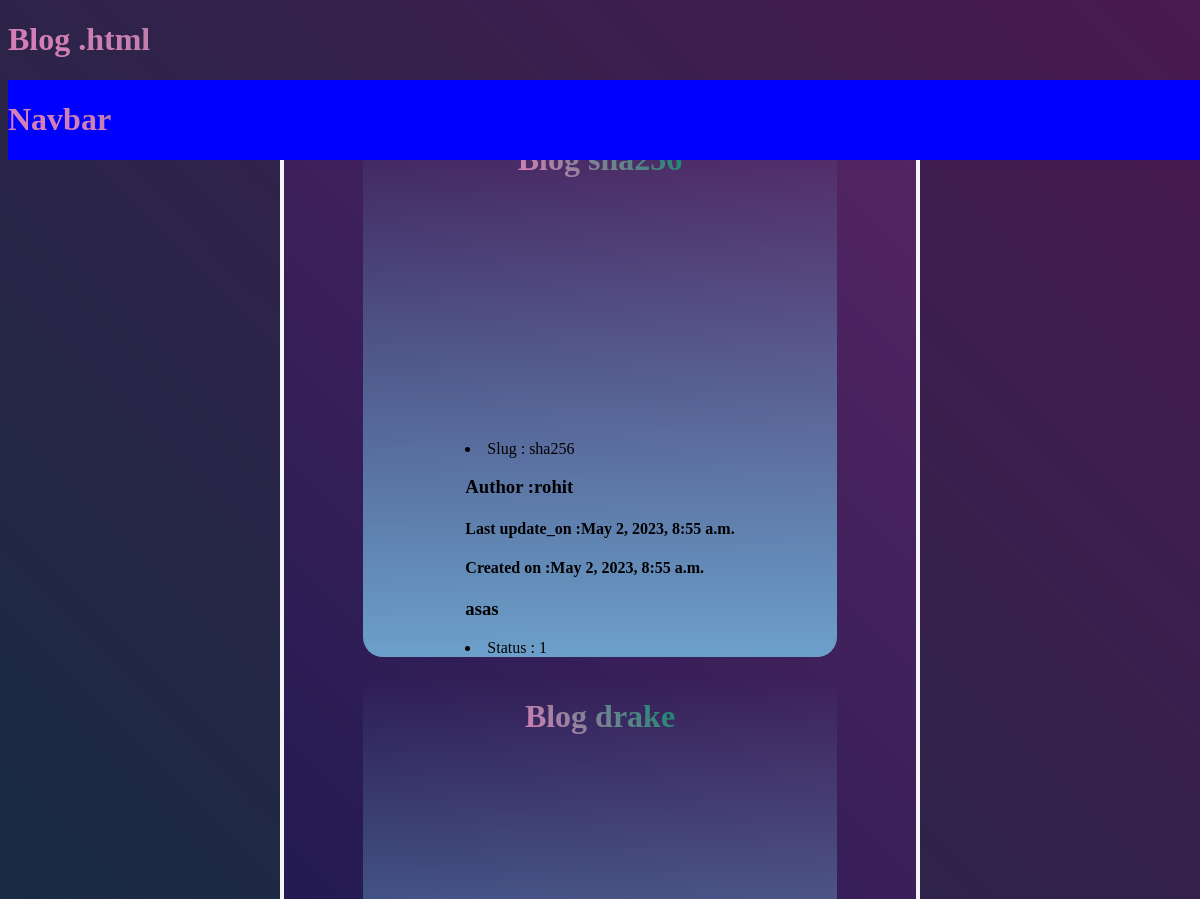
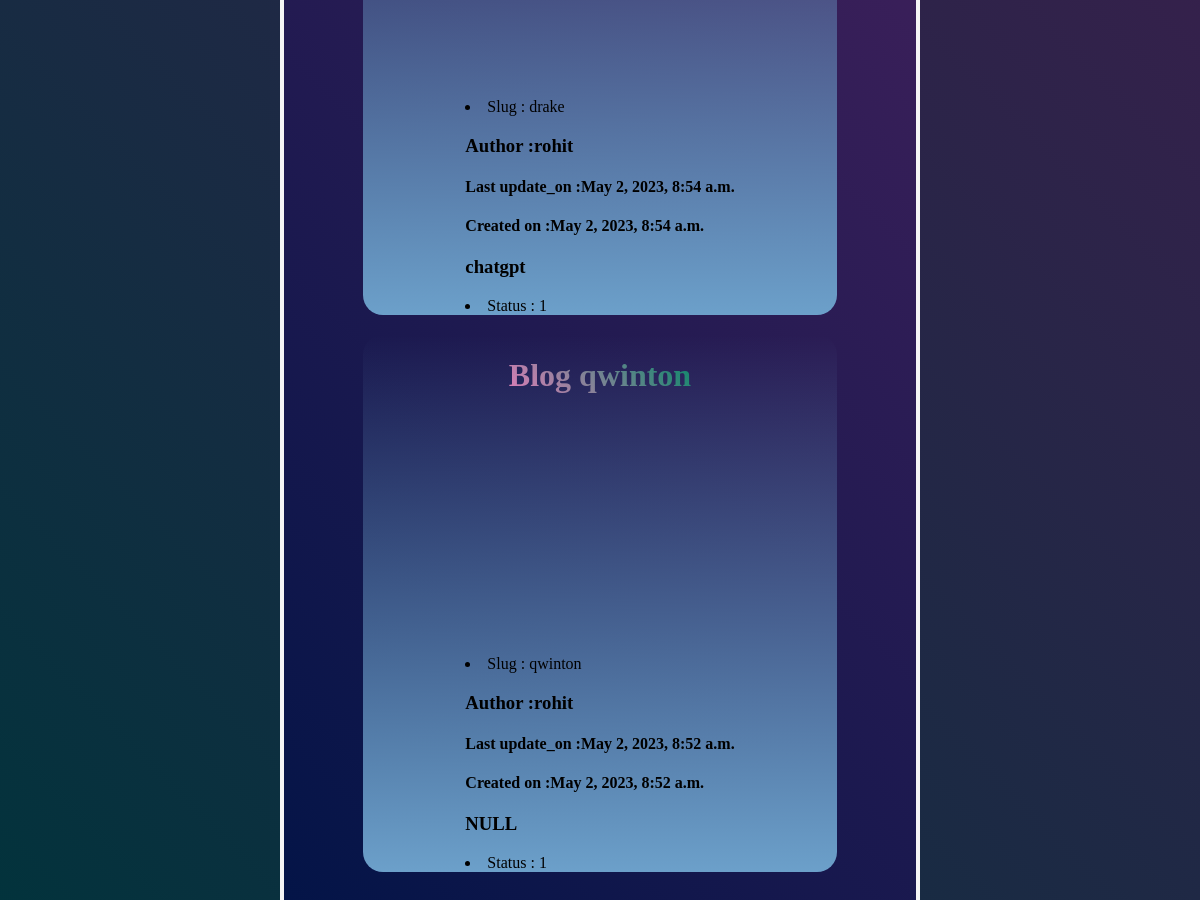
The page / on the database its author committed (2 pictures, top to bottom).
### Blog1/models.py (models this page shows, shortened)
class Post(models.Model):
    title=models.CharField(max_length=200,unique=True)
    slug=models.CharField(max_length=200,unique=True)
    author=models.ForeignKey(User,on_delete=models.CASCADE,related_name='blog_post')
    update_on=models.DateTimeField(auto_now_add=True)
    content=models.TextField()
    post_images=models.ImageField(upload_to='images/')
    created_on=models.DateTimeField(auto_now_add=True)
    status=models.IntegerField(choices=STATUS,default=0)
    class Meta:
        ordering=['-created_on']

### Blog1/views.py (the view)
# urls.py: path("",views.PostList,name='postList'),
def PostList(request):
    queryset=Post.objects.filter(status=1).order_by('-created_on')
    return render(request,"new.html",{'content':queryset})

### Blog1/templates/new.html (shortened to what this page needs)
{% load static%}
<!DOCTYPE html>
<html lang="en">
<head>
    <link rel="stylesheet" href="{% static 'styles.css'%}">
</head>
<body>
    <h1>Blog .html</h1>
    <div class="nav"> <h1>Navbar </h1></div>
<div class="box">
    {% if content %}
    {% for i in content%}
    <div class="element">
        <h1>Blog {{i.title}}</h1>
        <div>
    <li><span>Slug :</span> {{i.slug}}</li>
    <h3>Author :{{i.author}}</h3>
    <div style="width: auto;">
        <h4>Last update_on :{{i.update_on}}</h4>
   <h4> Created on :{{i.created_on}}</h4>
    </div>
    <h3>{{i.content}}</h3>
    <li><span>Status :</span> {{i.status}}</li>
        </div>
    </div>
    {% endfor%}
    {% endif%}
</div>
</body>
</html>

### Blog1/templates/new.html (style rules this page uses)
body { background: linear-gradient(45deg,rgb(2, 51, 60),rgb(74, 25, 82)); }
.box { background: linear-gradient(45deg,rgb(3, 20, 71),rgb(86, 37, 99)); border-left: 4px solid whitesmoke; border-right: 4px solid whitesmoke; height: auto; width: 50%; padding: 20px; border-radius: 10px; margin:1px auto; }
h1 { background: linear-gradient(45deg,rgb(220, 126, 184),rgb(10, 137, 105)); -webkit-text-fill-color: transparent; -webkit-background-clip: text; }
.element { background: linear-gradient(180deg,transparent,rgb(108, 160, 202)); border: 2px soild black; border-radius: 20px; width: 80%; height: auto; margin:20px auto; display: flex; justify-content: center; align-items: center; flex-direction: column; }
.nav { width: 100vw; height: 10vh; background-color: blue; margin-bottom: 10px; position: fixed; }

### rows shown on the page
Post: slug "sha256", author "rohit", update_on "May 2, 2023, 8:55 a.m.", created_on "May 2, 2023, 8:55 a.m.", content "asas", status "1"
Post: title "drake", slug "drake", author "rohit", update_on "May 2, 2023, 8:54 a.m.", created_on "May 2, 2023, 8:54 a.m.", content "chatgpt", status "1"
Post: title "qwinton", slug "qwinton", author "rohit", update_on "May 2, 2023, 8:52 a.m.", created_on "May 2, 2023, 8:52 a.m.", content "NULL", status "1"
